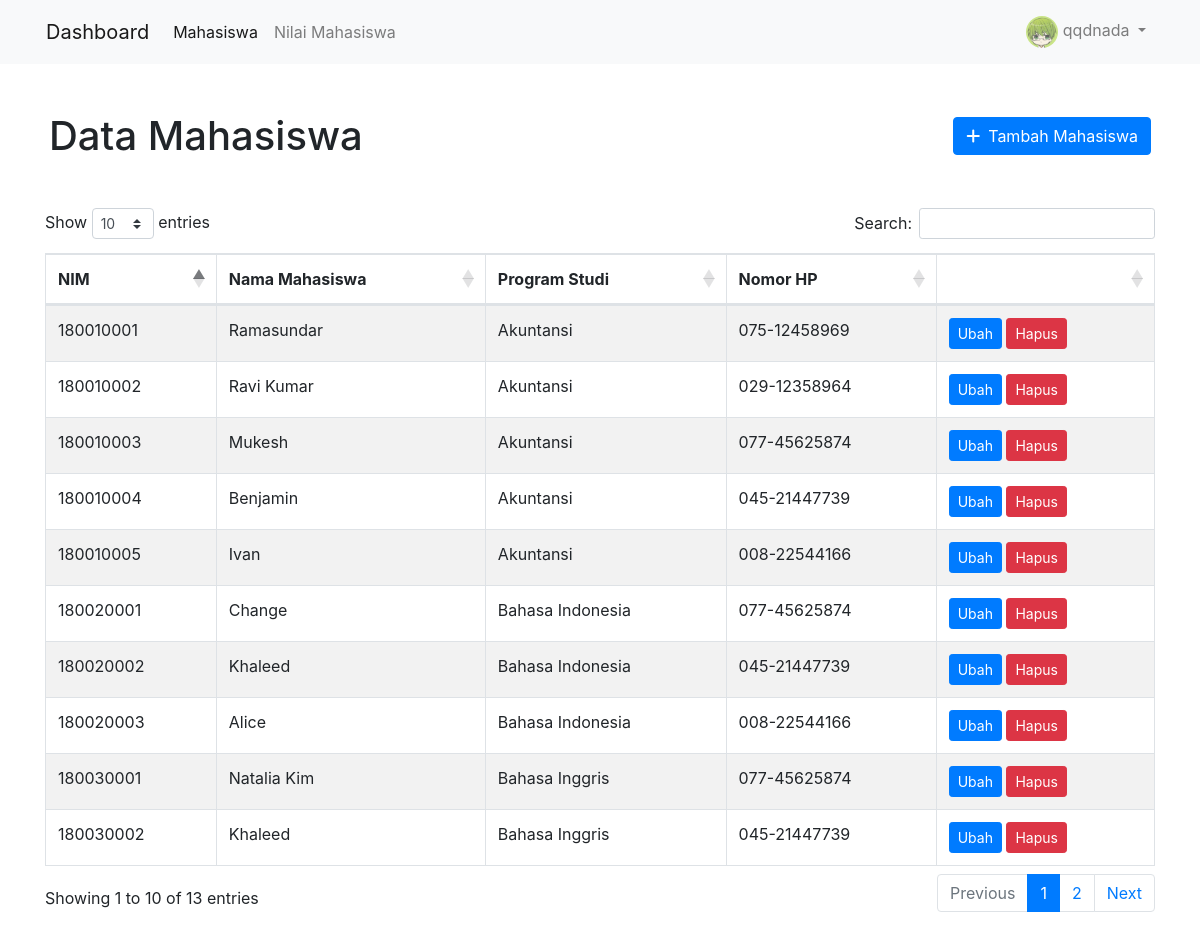
/showMahasiswa.php (signed in), run on the app's committed database.
### tables this page shows
CREATE TABLE `mahasiswa` (
  `mahasiswa_nim` int(11) NOT NULL,
  `mahasiswa_nama` varchar(255) NOT NULL,
  `mahasiswa_program_studi` varchar(255) NOT NULL,
  `mahasiswa_no_hp` varchar(15),
  PRIMARY KEY(`mahasiswa_nim`)
);

### showMahasiswa.php (the view, shortened to what this page needs)
<?php
require_once("config.php");
$sql = "SELECT * FROM mahasiswa";
$stmt = $db->prepare($sql);
$stmt->execute();
$mahasiswa = $stmt->fetchAll(PDO::FETCH_ASSOC);
?>
<!DOCTYPE html>
<html lang="en">
<head>
    <link rel="stylesheet" href="https://stackpath.bootstrapcdn.com/bootstrap/4.3.1/css/bootstrap.min.css">
    <link rel="stylesheet" type="text/css" href="https://cdn.datatables.net/1.10.25/css/dataTables.bootstrap4.min.css">
</head>
<body>
    <header class="bg-light">
    <div class="container p-0">
        <nav class="navbar navbar-expand-lg navbar-light justify-content-between">
            <a class="navbar-brand" href="#">Dashboard</a>
            <ul class="navbar-nav mr-auto">
                <li class="nav-item active">
                    <a class="nav-link" href="showMahasiswa.php">Mahasiswa<span class="sr-only">(current)</span></a>
                </li>
                <li class="nav-item">
                    <a class="nav-link" href="showNilai.php">Nilai Mahasiswa</a>
                </li>
            </ul>
            <div class="justify-content-end">
                <ul class="navbar-nav mr-auto">
                    <li class="nav-item dropdown">
                        <a class="nav-link dropdown-toggle" href="#" id="navbarDropdown" role="button" data-toggle="dropdown" aria-haspopup="true" aria-expanded="false">
                            <img src="<?php echo $_SESSION["user"]["admin_photo"] ?>" alt="" style="height: 32px; border-radius:50%">
                            <?php echo $_SESSION["user"]["admin_username"] ?>
                        </a>
                    </li>
                </ul>
            </div>
        </nav>
    </div>
    </header>
    <div class="container mb-5">
        <div class="row">
            <div class="col-md-12">
                <div class="row mx-1 justify-content-between align-items-center">
                    <h1 class="my-5">Data Mahasiswa</h1>
                    <a href="addMahasiswa.php" class="btn btn-primary" style="height: fit-content;"><i class="fas fa-plus mr-2"></i>Tambah Mahasiswa</a>
                </div>
            </div>
        </div>
    <table id="example" class="table table-striped table-bordered" style="width:100%">
        <thead>
            <tr>
                <th>NIM</th>
                <th>Nama Mahasiswa</th>
                <th>Program Studi</th>
                <th>Nomor HP</th>
                <th></th>
            </tr>
        </thead>
        <tbody>
            <?php if ($mahasiswa) {
                foreach($mahasiswa as $m) { ?>
            <tr>
                <td><?php echo $m["mahasiswa_nim"]?></td>
                <td><?php echo $m["mahasiswa_nama"]?></td>
                <td><?php echo $m["mahasiswa_program_studi"]?></td>
                <td><?php echo $m["mahasiswa_no_hp"]?></td>
                <td>
                    <a href="editMahasiswa.php?nim=<?php echo $m["mahasiswa_nim"]?>" class="btn btn-primary btn-sm">Ubah</a>
                    <button type="button" onclick="getNIM(<?php echo $m['mahasiswa_nim']?>)" class="btn btn-danger btn-sm" data-toggle="modal" data-target="#exampleModalCenter">Hapus</button>
                </td>
            </tr>
                <?php }
            }?>
        </tbody>
    </table>
    </div>
</body>
</html>

### data on the page
mahasiswa: mahasiswa_nim "180010001", mahasiswa_nama "Ramasundar", mahasiswa_program_studi "Akuntansi", mahasiswa_no_hp "075-12458969"
mahasiswa: mahasiswa_nim "180010002", mahasiswa_nama "Ravi Kumar", mahasiswa_program_studi "Akuntansi", mahasiswa_no_hp "029-12358964"
mahasiswa: mahasiswa_nim "180010003", mahasiswa_nama "Mukesh", mahasiswa_program_studi "Akuntansi", mahasiswa_no_hp "077-45625874"
mahasiswa: mahasiswa_nim "180010004", mahasiswa_nama "Benjamin", mahasiswa_program_studi "Akuntansi", mahasiswa_no_hp "045-21447739"
mahasiswa: mahasiswa_nim "180010005", mahasiswa_nama "Ivan", mahasiswa_program_studi "Akuntansi", mahasiswa_no_hp "008-22544166"
mahasiswa: mahasiswa_nim "180020001", mahasiswa_nama "Change", mahasiswa_program_studi "Bahasa Indonesia", mahasiswa_no_hp "077-45625874"
mahasiswa: mahasiswa_nim "180020002", mahasiswa_nama "Khaleed", mahasiswa_program_studi "Bahasa Indonesia", mahasiswa_no_hp "045-21447739"
mahasiswa: mahasiswa_nim "180020003", mahasiswa_nama "Alice", mahasiswa_program_studi "Bahasa Indonesia", mahasiswa_no_hp "008-22544166"
mahasiswa: mahasiswa_nim "180030001", mahasiswa_nama "Natalia Kim", mahasiswa_program_studi "Bahasa Inggris", mahasiswa_no_hp "077-45625874"
mahasiswa: mahasiswa_nim "180030002", mahasiswa_nama "Khaleed", mahasiswa_program_studi "Bahasa Inggris", mahasiswa_no_hp "045-21447739"

### other printed values
$_SESSION["user"]["admin_username"] "qqdnada"
